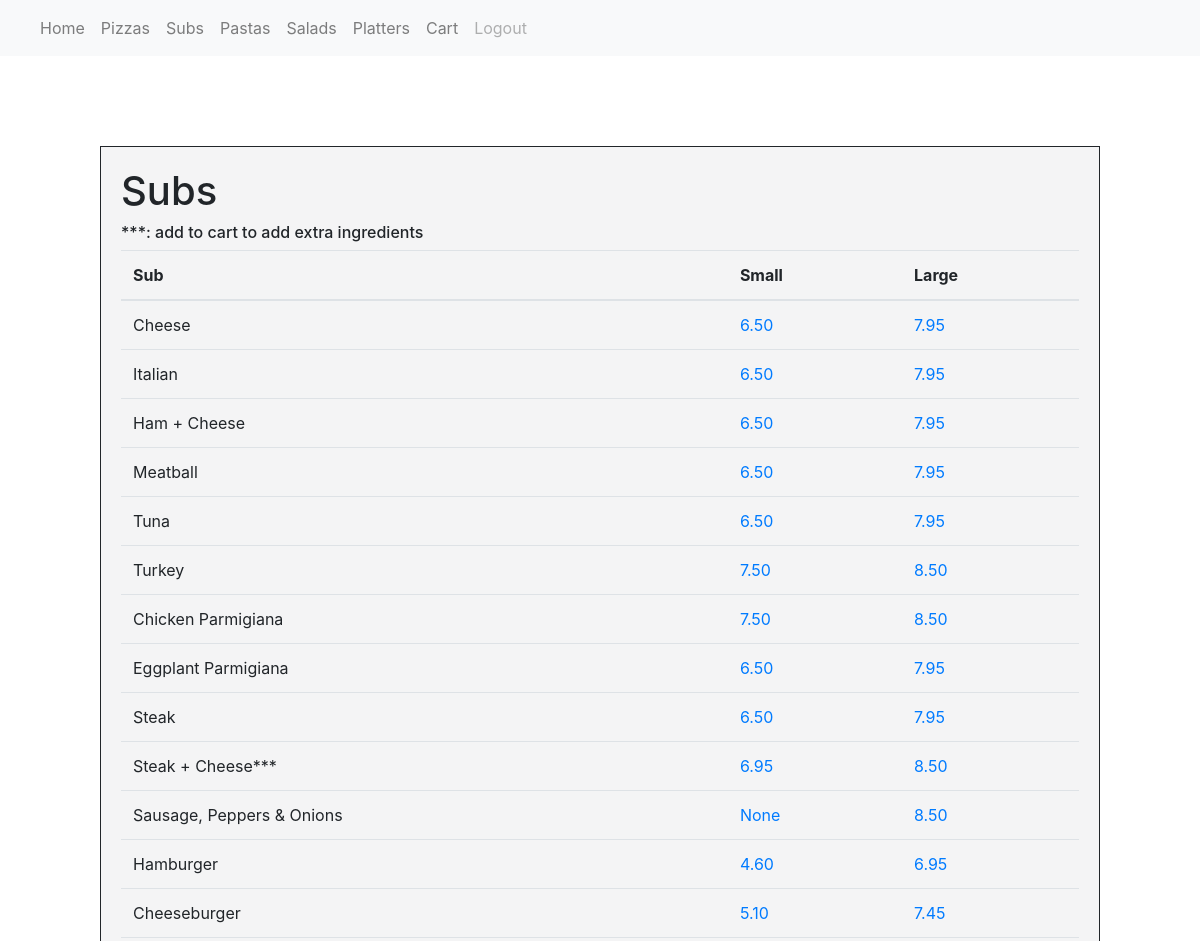
Page /subs on the committed database.
### orders/models.py (models this page shows, shortened)
class Sub(models.Model):
    description = models.CharField(max_length=64)
    price_small = models.DecimalField(max_digits=6, decimal_places=2, blank=True, null=True)
    price_large = models.DecimalField(max_digits=6, decimal_places=2, blank=True, null=True)

### orders/views.py (the view)
# urls.py: path("subs", views.subs, name="subs"),
def subs(request):
    Subs = Sub.objects.all()
    context = {
        "user": request.user,
        "Subs": Subs,
    }
    return render(request, "orders/subs.html", context)

### orders/templates/orders/subs.html (shortened to what this page needs)
{% extends "orders/base1.html" %}
{% block body %}
    <div class="menu-table">
        <h1>Subs</h1>
        <h6>***: add to cart to add extra ingredients</h6>
        <table class="table table-hover">
            <thead>
                <tr>
                <th scope="col">Sub</th>
                <th scope="col">Small</th>
                <th scope="col">Large</th>
                </tr>
            </thead>
            <tbody>
            {% for sub in Subs %}
                <tr>
                <td>{{sub.description}}</td>
                <td><a href="{% url 'subs_extras' sub.description 'small' sub.price_small %}">{{sub.price_small}}</a></td>
                <td><a href="{% url 'subs_extras' sub.description 'large' sub.price_large %}">{{sub.price_large}}</a></td>
                </tr>
            {% endfor %}
            </tbody>
        </table>
    </div>
{% endblock %}

### orders/static/orders/styles.css (style rules this page uses)
.menu-table { width: 1000px; height: 800px; background-color: rgba(244, 244, 245, 0.945); border-style: solid; border-width: 1px; padding: 20px; position:absolute; left:0; right:0; top:150px; bottom:0; margin:auto; max-width:100%; max-height:100%; overflow:auto; }
a { color:red; }

### rows in the picture
Sub: description "Cheese", price_small "6.50", price_large "7.95"
Sub: description "Italian", price_small "6.50", price_large "7.95"
Sub: description "Ham + Cheese", price_small "6.50", price_large "7.95"
Sub: description "Meatball", price_small "6.50", price_large "7.95"
Sub: description "Tuna", price_small "6.50", price_large "7.95"
Sub: description "Turkey", price_small "7.50", price_large "8.50"
Sub: description "Chicken Parmigiana", price_small "7.50", price_large "8.50"
Sub: description "Eggplant Parmigiana", price_small "6.50", price_large "7.95"
Sub: description "Steak", price_small "6.50", price_large "7.95"
Sub: description "Steak + Cheese***", price_small "6.95", price_large "8.50"
Sub: description "Sausage, Peppers & Onions", price_small "None", price_large "8.50"
Sub: description "Hamburger", price_small "4.60", price_large "6.95"
Sub: description "Cheeseburger", price_small "5.10", price_large "7.45"
